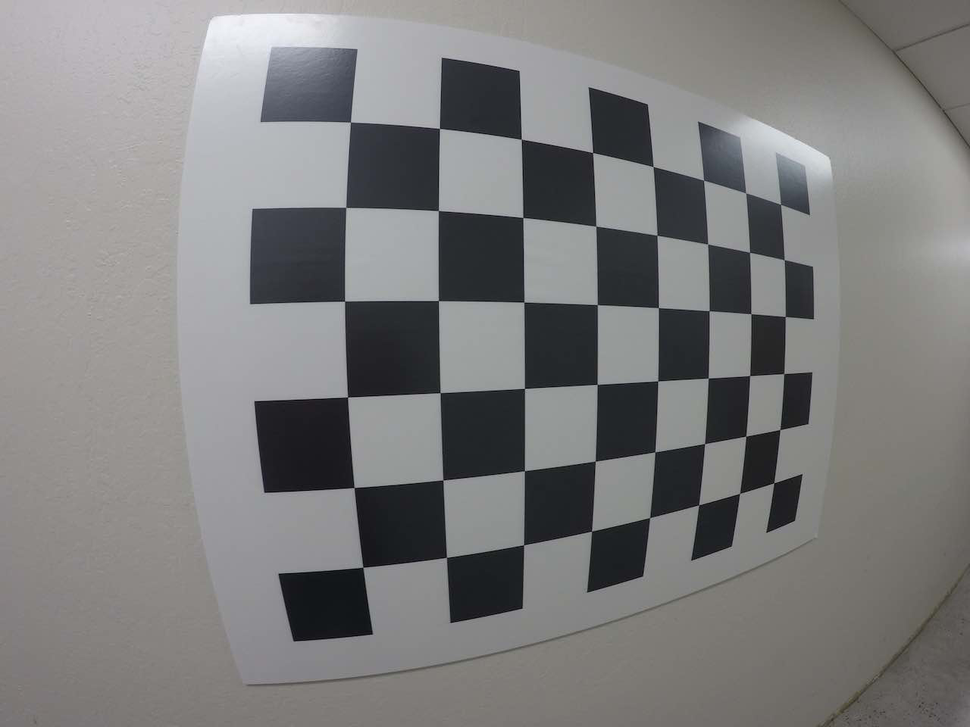
#> input picture part1-CV-DL-and-sensor-fusion/module02-advanced-lane-finding/lesson06-camera-calibration/test_image2.png, 970 x 727 px, shrunk from 1280 x 960 before the run
$ python undistort.py
#> lines starting #> are read from the running program, lines starting #| are printed output that depends on the picture
import pickle
import cv2
import numpy as np
import matplotlib.pyplot as plt
import matplotlib.image as mpimg

def cal_undistort(img, objpoints, imgpoints):
    """
    Takes an image, object points, and image points and performs the camera
    calibration, image distortion correction and returns the undistorted image
    """
    # Convert to grayscale
    gray = cv2.cvtColor(img, cv2.COLOR_BGR2GRAY)

    # Get camera matrix (mtx) and distortion coefficients (dist)
    ret, mtx, dist, rvecs, tvecs = cv2.calibrateCamera(objpoints, imgpoints, gray.shape[::-1], None, None)

    # Revert distortion
    undist = cv2.undistort(img, mtx, dist, None, mtx)

    return undist


# Read in the saved objpoints and imgpoints
dist_pickle = pickle.load( open( "wide_dist_pickle.p", "rb" ) )
#> (reads part1-CV-DL-and-sensor-fusion/module02-advanced-lane-finding/lesson06-camera-calibration/wide_dist_pickle.p from the repository)

objpoints = dist_pickle["objpoints"]
imgpoints = dist_pickle["imgpoints"]

# Read in an image
img = cv2.imread('test_image2.png')
#> img is the input picture: shape (727, 970, 3); mean B, G, R 124.9, 125, 125.3

undistorted = cal_undistort(img, objpoints, imgpoints)
#> in cal_undistort, `undist = cv2.undistort(img, mtx, dist, None, mtx)`:
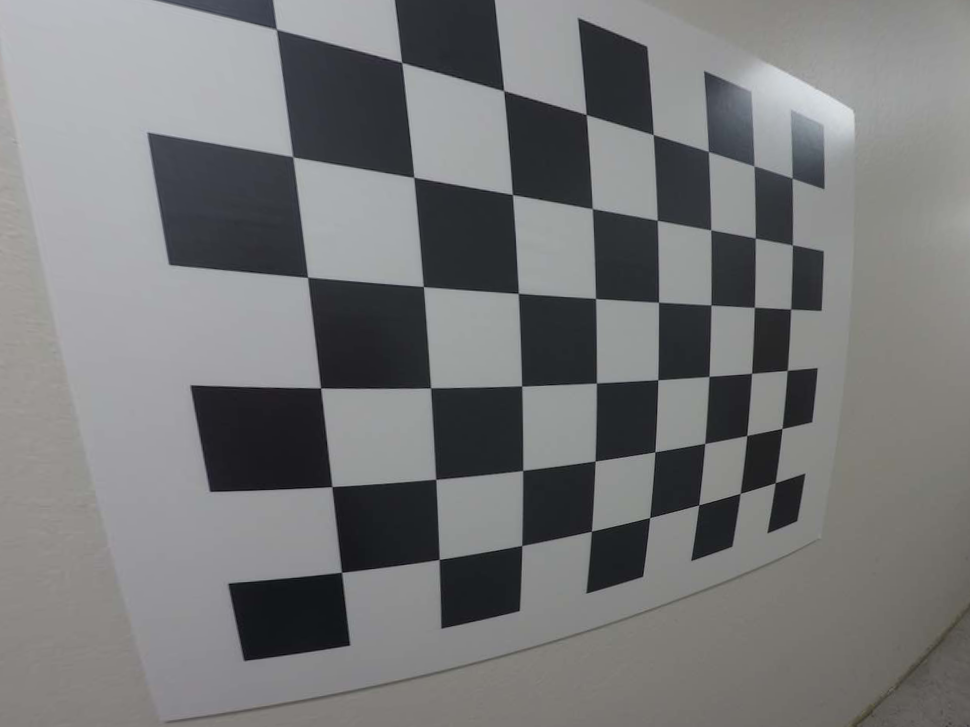
#> undist: shape (727, 970, 3); mean B, G, R 120.7, 119.9, 119.1

f, (ax1, ax2) = plt.subplots(1, 2, figsize=(24, 9))
f.tight_layout()
ax1.imshow(img)
ax1.set_title('Original Image', fontsize=50)
ax2.imshow(undistorted)
ax2.set_title('Undistorted Image', fontsize=50)
plt.subplots_adjust(left=0., right=1, top=0.9, bottom=0.)
plt.show()
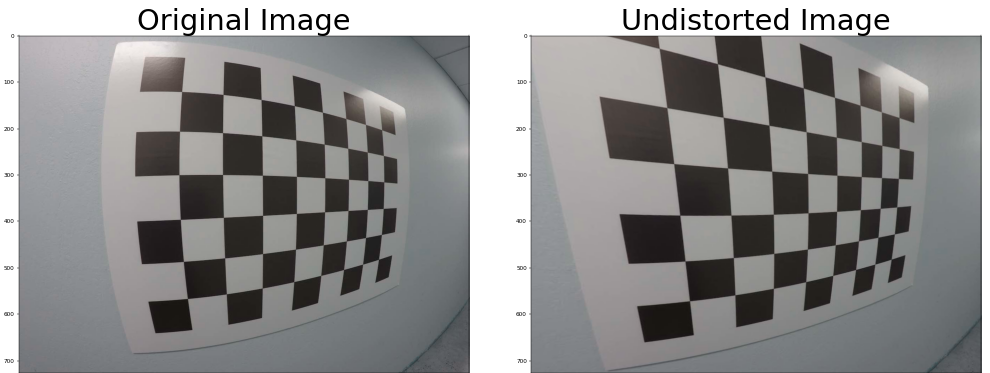
#> figure drawn by matplotlib, 2 panels; B, G, R data is drawn as R, G, B
